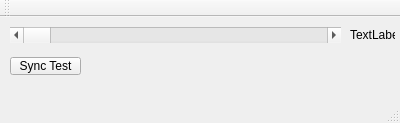
<?xml version="1.0" encoding="UTF-8"?>
<ui version="4.0">
 <class>MainWindow</class>
 <widget class="QMainWindow" name="MainWindow">
  <property name="geometry">
   <rect>
    <x>0</x>
    <y>0</y>
    <width>400</width>
    <height>123</height>
   </rect>
  </property>
  <property name="windowTitle">
   <string>Lan64 Tool</string>
  </property>
  <widget class="QWidget" name="centralWidget">
   <widget class="QScrollBar" name="scroll_wert">
    <property name="geometry">
     <rect>
      <x>10</x>
      <y>10</y>
      <width>331</width>
      <height>16</height>
     </rect>
    </property>
    <property name="maximum">
     <number>255</number>
    </property>
    <property name="orientation">
     <enum>Qt::Horizontal</enum>
    </property>
   </widget>
   <widget class="QLabel" name="wert_out">
    <property name="geometry">
     <rect>
      <x>350</x>
      <y>10</y>
      <width>45</width>
      <height>16</height>
     </rect>
    </property>
    <property name="text">
     <string>TextLabel</string>
    </property>
   </widget>
   <widget class="QPushButton" name="pushButton">
    <property name="geometry">
     <rect>
      <x>10</x>
      <y>40</y>
      <width>71</width>
      <height>18</height>
     </rect>
    </property>
    <property name="text">
     <string>Sync Test</string>
    </property>
   </widget>
  </widget>
  <widget class="QMenuBar" name="menuBar">
   <property name="geometry">
    <rect>
     <x>0</x>
     <y>0</y>
     <width>400</width>
     <height>16</height>
    </rect>
   </property>
  </widget>
  <widget class="QToolBar" name="mainToolBar">
   <attribute name="toolBarArea">
    <enum>TopToolBarArea</enum>
   </attribute>
   <attribute name="toolBarBreak">
    <bool>false</bool>
   </attribute>
  </widget>
  <widget class="QStatusBar" name="statusBar"/>
 </widget>
 <layoutdefault spacing="6" margin="11"/>
 <resources/>
 <connections/>
</ui>
